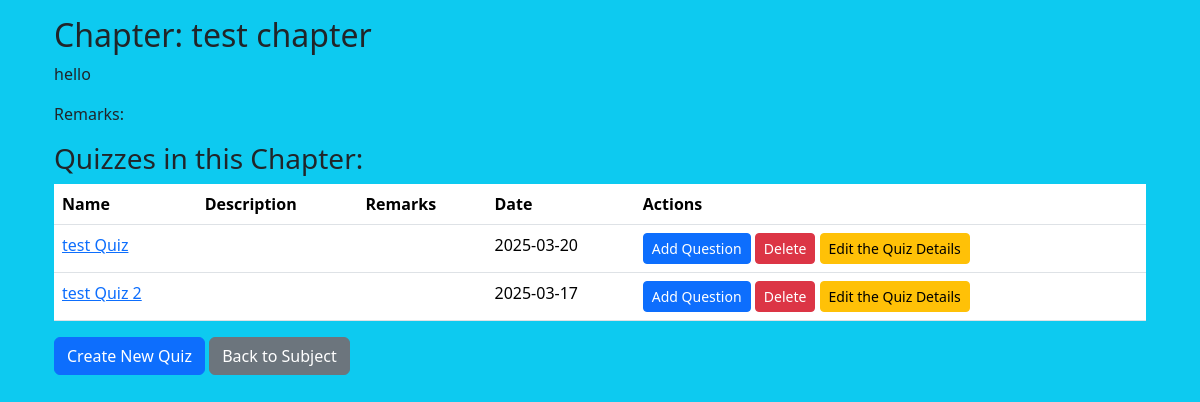
Screenshot of /admin/chapter/1 (signed in) with the database file from the repository.
### models/models.py (models this page shows)
class Chapter(db.Model):
    __tablename__ = "chapters"
    id = db.Column(db.Integer, primary_key=True, autoincrement=True)
    subject_id = db.Column(db.Integer, db.ForeignKey('subjects.id'), nullable=False)
    name = db.Column(db.String(50), nullable=False)
    description = db.Column(db.Text)
    remarks = db.Column(db.Text)
    subject = db.relationship('Subject', back_populates='chapters')
    quizzes = db.relationship('Quiz', back_populates='chapter',cascade="all, delete-orphan")

class Quiz(db.Model):
    __tablename__ = "quizzes"
    id = db.Column(db.Integer, primary_key=True, autoincrement=True)
    chapter_id = db.Column(db.Integer, db.ForeignKey('chapters.id'), nullable=False)
    name = db.Column(db.String(50), nullable=False)
    description = db.Column(db.Text)
    remarks = db.Column(db.Text)
    date_of_quiz = db.Column(db.Date)
    chapter = db.relationship('Chapter', back_populates='quizzes')
    questions = db.relationship('Question', back_populates='quiz',cascade="all, delete-orphan")
    scores = db.relationship('Score', back_populates='quiz',cascade="all, delete-orphan")

### controllers/controllers.py (the view)
@controllers.route('/admin/chapter/<int:id>')
def chapter_show(id):
    if not check_role('admin'):
        flash('You are not allowed here')
        return redirect(url_for('controllers.login'))
    chapter = Chapter.query.get_or_404(id)
    quizzes = Quiz.query.filter_by(chapter_id=chapter.id).all()  # Fetch quizzes for this chapter
    return render_template('chapter_show.html', chapter=chapter, quizzes=quizzes)

### controllers/controllers.py (called while the page is built)
def check_role(role):
    if 'user_id' in session and session['role']==role:
        return True
    return False

### templates/chapter_show.html
{% extends 'layout.html' %}
{% block body %}
<div class="container">
    <h2>Chapter: {{ chapter.name }}</h2>
    <p>{{ chapter.description }}</p>
    <p>Remarks: {{ chapter.remarks }}</p>
    <h3>Quizzes in this Chapter:</h3>
    {% if quizzes %}
        <table class="table">
            <thead>
                <tr>
                    <th>Name</th>
                    <th>Description</th>
                    <th>Remarks</th>
                    <th>Date</th>
                    <th>Actions</th>
                </tr>
            </thead>
            <tbody>
                {% for quiz in quizzes %}
                <tr>
                   <td> <a href="{{ url_for('controllers.quiz_show_detail', id=quiz.id) }}">{{ quiz.name }}</a></td>
                    <td>{{ quiz.description }}</td>
                    <td>{{ quiz.remarks }}</td>
                    <td>{{ quiz.date_of_quiz }}</td>
                    <td>
                        <a href="{{ url_for('controllers.question_create', quiz_id=quiz.id) }}" class="btn btn-sm btn-primary">Add Question</a>
                        <form method="POST" action="{{ url_for('controllers.quiz_delete', id=quiz.id) }}" style="display: inline;">
                            <button type="submit" class="btn btn-sm btn-danger">Delete</button>
                        </form>
                        <a href="{{url_for('controllers.quiz_edit',id=quiz.id)}}"class="btn btn-sm btn-warning">Edit the Quiz Details</a>
                    </td>
                </tr>
                {% endfor %}
            </tbody>
        </table>
    {% else %}
        <p>No quizzes found for this chapter.</p>
    {% endif %}
    <a href="{{ url_for('controllers.quiz_create', chapter_id=chapter.id) }}" class="btn btn-primary">Create New Quiz</a>
    <a href="{{ url_for('controllers.subject_show', id=chapter.subject_id) }}" class="btn btn-secondary">Back to Subject</a>
</div>
{% endblock %}

### rows the page displays
Chapter: name "test chapter", description "hello"
Quiz: name "test Quiz", date_of_quiz "2025-03-20"
Quiz: name "test Quiz 2", date_of_quiz "2025-03-17"
